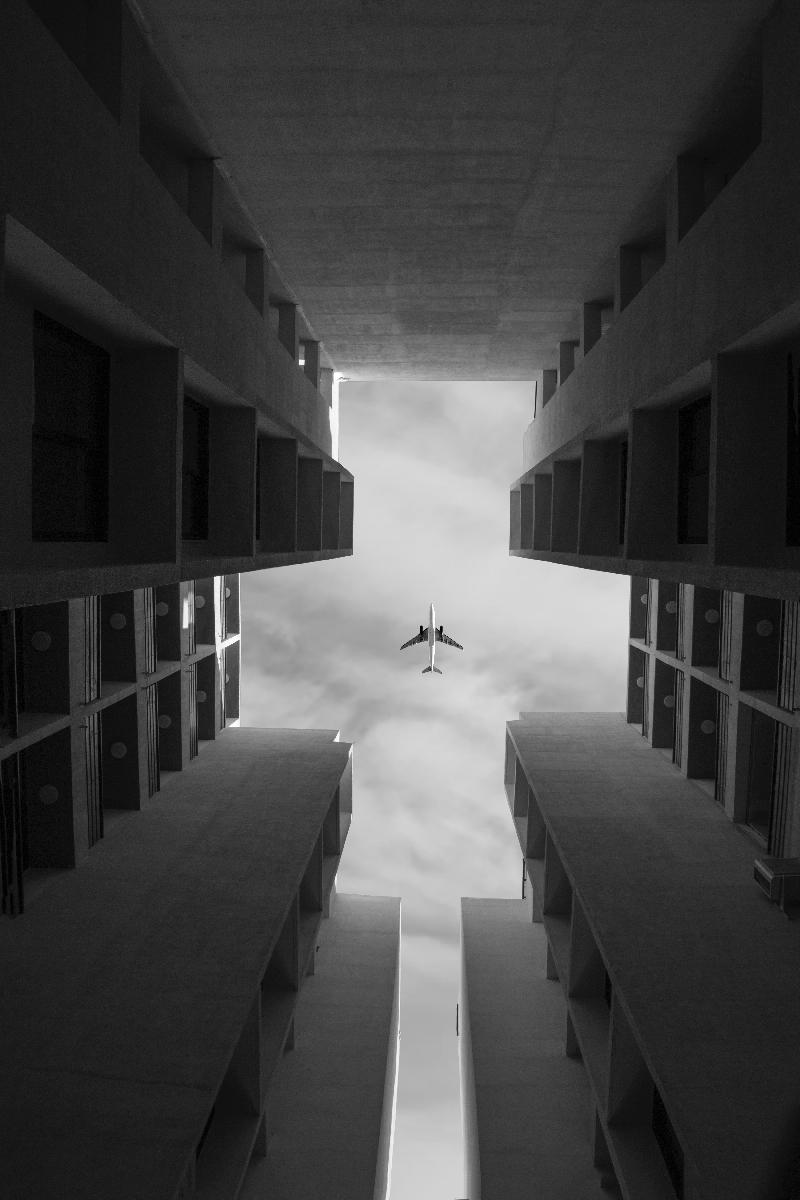
#> input picture airplane.jpg, 800 x 1200 px
$ jupyter execute 'V26 - Otsu threshold.ipynb'   (shell and % lines are left out)   (older library calls are emulated)
#> lines starting #> are read from the running program, lines starting #| are printed output that depends on the picture; after the words box and inside, x2 and y2 are one past the last pixel; in counts of white or black regions, pixels touching at a corner belong together
[cell 1]
import numpy as np
from matplotlib import pyplot as plt
from skimage.io import imread

[cell 2]
im = imread('airplane.jpg')
#> im is the input picture: shape (1200, 800); min 0, max 255, mean 68.1

plt.figure()
plt.imshow(im, cmap=plt.cm.gray)
plt.axis('off')
plt.show()

[cell 3]
plt.figure()
plt.hist(im.flatten(), bins=np.arange(257), normed=True)
plt.show()
#> figure, not shown here; tallest bar 0.0185 high, from x = 27 to 28

## Otsu threshold algorithm:

Given a normed histogram $H = \{h_i\}, i \in [0,255], \sum_{i=0}^{255}{h_i} = 1$:

For each possible threshold $t \in [0,255]$:

* Cut the distribution in two: $H_1 = \{h_i\}, i \in [0,t[$, etc...
* Compute:
    * Class probabilities: $w_1 = \sum_{i=0}^{t-1}{h_i}$, ...
    * Class centroids: $m_1 = \frac{\sum_{i=0}^{t-1}{h_i * i}}{w_1}$, ...
    * Class variances: $\sigma_1 = \frac{\sum_{i=0}^{t-1}{h_i*(i-m_1)^2}}{w_1}$
    * Intra-class variance: $\sigma_{w} = w_1*\sigma_1 + w_2*\sigma_2$
    * Inter-class variance: $\sigma_{b} = w_1*w_2*((m_2-m_1)^2)$
    * Separability: $\lambda = \frac{\sigma_{b}}{\sigma_{w}}$
* Choose $t$ that maximizes $\lambda$

[cell 4]
def otsu_threshold(h):
    h = h*1./h.sum() # Probability histogram

    # Check every possible threshold
    var_within = np.zeros(len(h))
    var_between = np.zeros(len(h))
    sep = np.zeros(len(h))

    for t in range(1,len(h)-1):
        # Class probabilities
        w1 = h[:t].sum()
        w2 = h[t:].sum()
        # Class means
        m1 = (np.arange(0,t)*h[:t]).sum()/w1
        m2 = (np.arange(t,len(h))*h[t:]).sum()/w2
        # Class variances
        s1 = (((np.arange(0,t)-m1)**2)*h[:t]).sum()/w1
        s2 = (((np.arange(t,len(h))-m2)**2)*h[t:]).sum()/w2
        # Intra-class
        sw = w1*s1+w2*s2
        # Inter-class
        sb = w1*w2*((m2-m1)**2)
        # Separability
        var_within[t] = sw
        var_between[t] = sb

    sep[1:-1] = var_between[1:-1]/var_within[1:-1]
    best_t = np.argmax(sep)

    return best_t, var_within, var_between, sep

[cell 5]
h,bins = np.histogram(im.flatten(),range(257))
#> h = 256 values, max 17746 at index 27, min 16 at index 253, mean 3750; bins = 257 values from 0 to 256
plt.figure()
plt.bar(bins[:-1],h,bins[1]-bins[0])
plt.show()
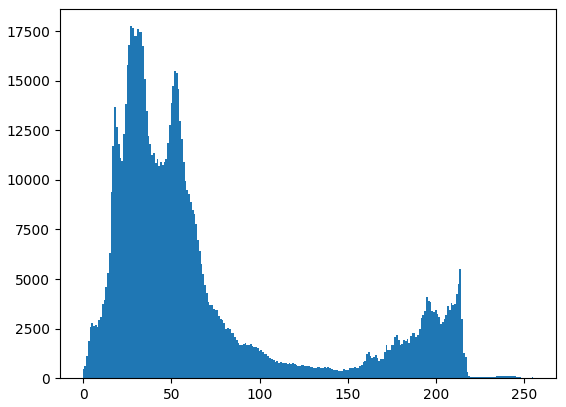
#> figure drawn by matplotlib, 1 panel; tallest bar 17746 high, from x = 26.5 to 27.5

t,vw,vb,sep = otsu_threshold(h)
#> in otsu_threshold, `h = h*1./h.sum()`: h = 256 values, max 0.0185 at index 27, min 1.67e-05 at index 253, mean 0.00391
#> in otsu_threshold, `var_within = np.zeros(len(h))`: var_within = 256 values from 0 to 0
#> the loop in otsu_threshold, `for t in range(1,len(h)-1):` made 254 passes
#> (w1, w2, m1, m2, s1, s2, sw, sb) on passes 1 to 3: (0.00048, 1, 0, 68.18, 0, 3450.1, 3448.5, 2.23), (0.00112, 0.999, 0.572, 68.22, 0.245, 3449.5, 3445.6, 5.13), (0.00226, 0.998, 1.29, 68.3, 0.631, 3448.4, 3440.6, 10.14)
#> after the loop in otsu_threshold, `for t in range(1,len(h)-1):`: var_between = 256 values, max 2941.3 at index 115, min 0 at index 0, mean 1712.2; var_within = 256 values, max 3448.5 at index 1, min 0 at index 0, mean 1711.5
#> in otsu_threshold, `best_t = np.argmax(sep)`: best_t = 115
#> t = 115; vw has the same summary as var_within in otsu_threshold; vb has the same summary as var_between in otsu_threshold; sep = 256 values, max 5.77 at index 115, min 0 at index 0, mean 2.33
print("Otsu threshold : %d"%t)
#| Otsu threshold : 115

plt.figure(figsize=(10,5))
plt.subplot(1,2,1)
plt.imshow(im, cmap=plt.cm.gray, vmin=0, vmax=255)
plt.subplot(1,2,2)
plt.imshow(im>t, cmap=plt.cm.gray)

plt.figure()
plt.subplot(2,1,1)
plt.plot(vw, 'b-')
plt.plot(vb, 'r-')
plt.title('Variance intra (blue) and between (red) class')
plt.subplot(2,1,2)
plt.plot(sep, 'k-')
plt.title('Separability')
plt.show()
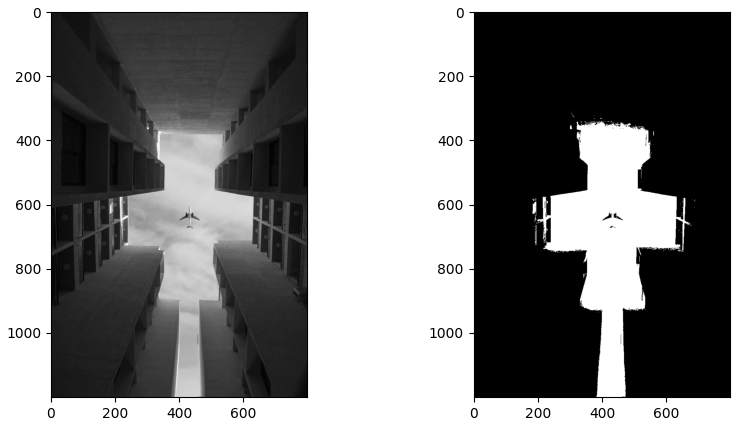
#> figure drawn by matplotlib, 2 panels
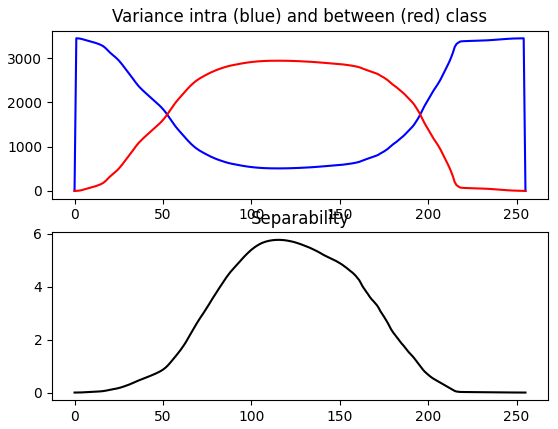
#> figure drawn by matplotlib, 2 panels; panel 1: curve peaks at x = 1, y = 3448.5; panel 1: curve peaks at x = 115, y = 2941.3; panel 2: curve peaks at x = 115, y = 5.77

[cell 6]
from skimage.color import rgb2hsv

def distance_color_space(im, coords):
    refcolor = im[coords[0],coords[1]]
    dmap = np.sqrt(((im-refcolor)**2).sum(axis=2))
    return dmap

im = imread('etretat.jpg')
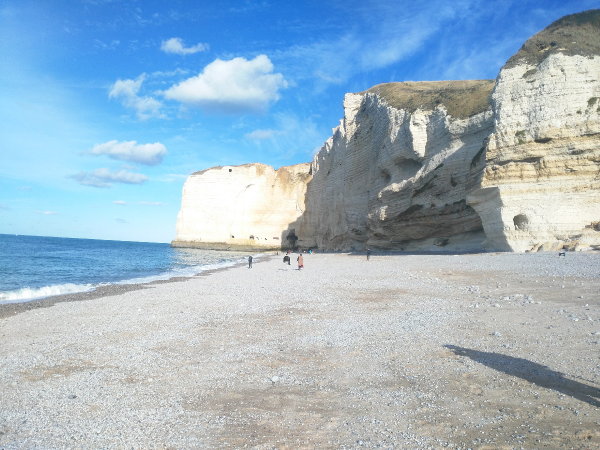
#> input picture etretat.jpg, 1200 x 900 px (shown at 1/2 size)
#> im is the input picture: shape (900, 1200, 3); mean R, G, B 158, 181.4, 198
hsv = rgb2hsv(im)
#> hsv: shape (900, 1200, 3) float64; mean of channels 0, 1, 2 0.386, 0.222, 0.795

coords = (200,600)

dmap = distance_color_space(hsv.astype('float'), coords)
#> in distance_color_space, `refcolor = im[coords[0],coords[1]]`: refcolor = [0.574, 0.579, 0.988]
#> in distance_color_space, `dmap = np.sqrt(((im-refcolor)**2).sum(axis=2))`:
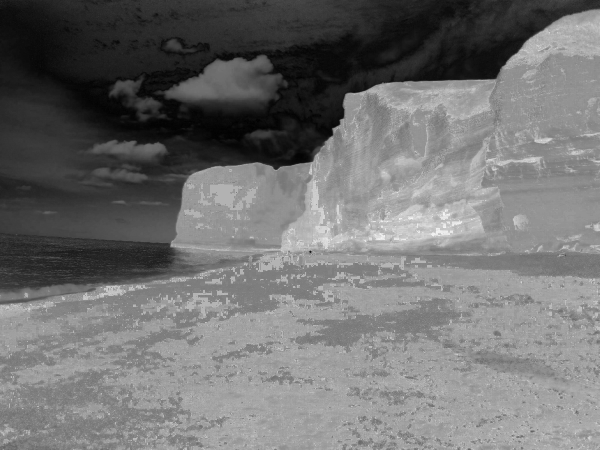
#> dmap: shape (900, 1200) float64 (shown at 1/2 size); min 0, max 1.17, mean 0.52; drawn with min black and max white
h,bins = np.histogram(dmap.flatten(),bins=256)
#> h = 256 values, max 18505 at index 147, min 0 at index 254, mean 4218.8; bins = 257 values from 0 to 1.17

plt.figure()
plt.bar(bins[:-1],h,bins[1]-bins[0])
plt.show()
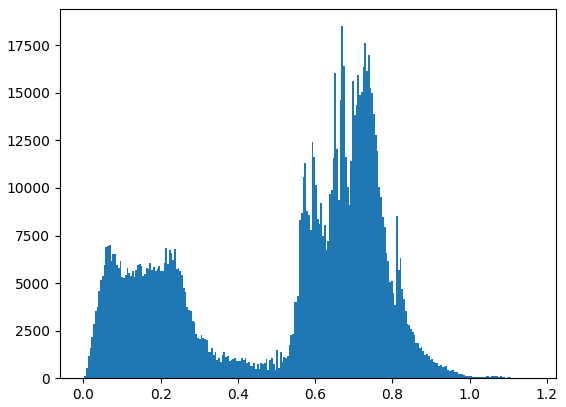
#> figure drawn by matplotlib, 1 panel; tallest bar 18505 high, from x = 0.668 to 0.673

[cell 7]
b,vw,vb,sep = otsu_threshold(h)
#> the loop in otsu_threshold (call 2), `for t in range(1,len(h)-1):` made 254 passes
#> (w1, w2, m1, m2, s1, s2, sw, sb) on passes 1 to 3: (1.85e-05, 1, 0, 113.5, 0, 3302.1, 3302, 0.239), (0.000138, 1, 0.866, 113.5, 0.116, 3301, 3300.5, 1.75), (0.000621, 0.999, 1.75, 113.6, 0.248, 3296.5, 3294.5, 7.77)
t = (bins[b]+bins[b+1])/2
print("Otsu threshold : %.3f"%t)
#| Otsu threshold : 0.440

plt.figure(figsize=(10,5))
plt.subplot(1,2,1)
plt.imshow(im, cmap=plt.cm.gray, vmin=0, vmax=255)
plt.subplot(1,2,2)
plt.imshow(im>t, cmap=plt.cm.gray)

plt.figure()
plt.subplot(2,1,1)
plt.plot(vw, 'b-')
plt.plot(vb, 'r-')
plt.title('Variance intra (blue) and between (red) class')
plt.subplot(2,1,2)
plt.plot(sep, 'k-')
plt.title('Separability')
plt.show()
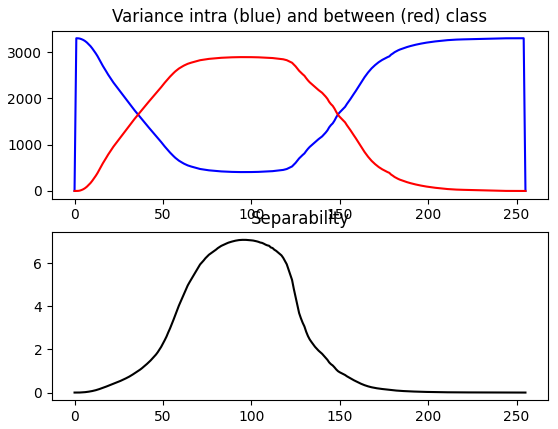
#> figure drawn by matplotlib, 2 panels; panel 1: curve peaks at x = 254, y = 3302.2; panel 1: curve peaks at x = 96, y = 2894.2; panel 2: curve peaks at x = 96, y = 7.09

[cell 8]
from skimage.morphology import opening,closing,disk

mask = dmap>t
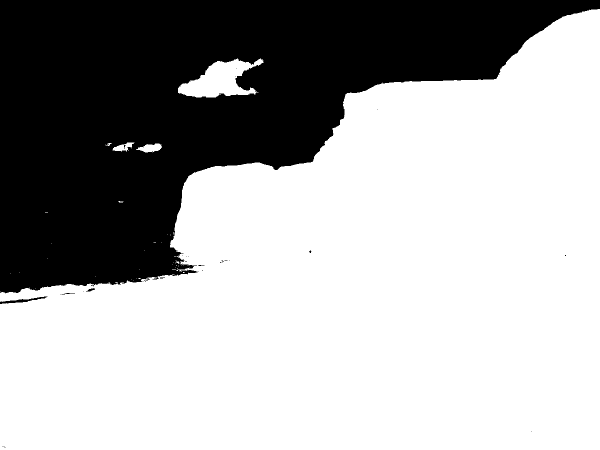
#> mask: shape (900, 1200) bool (shown at 1/2 size); 66.1% white; 38 black regions (34 under 20 px), largest, box (x1, y1, x2, y2) and area: (0, 0, 1200, 587) 365858, (0, 593, 95, 608) 404, (172, 576, 190, 583) 59, (123, 586, 150, 589) 34
mask = closing(opening(mask, disk(5)),disk(5))
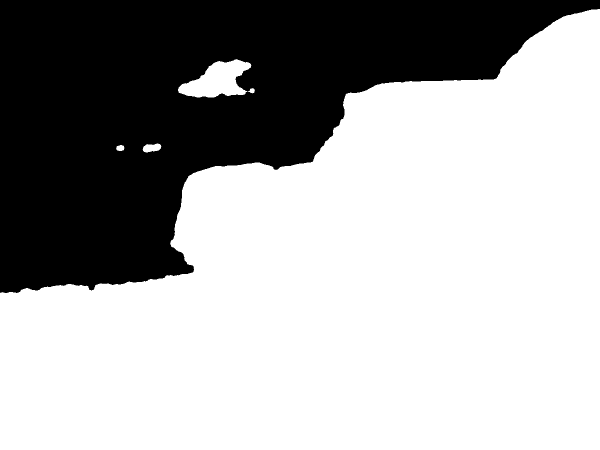
#> mask: shape (900, 1200) bool (shown at 1/2 size); 66% white; 1 black region, box (x1, y1, x2, y2) and area: (0, 0, 1200, 586) 367506

im_m = im.copy()
im_m[mask==False] = 0
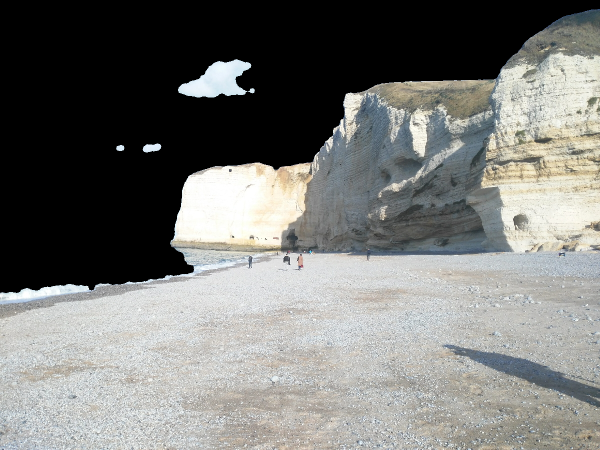
#> im_m: shape (900, 1200, 3) (shown at 1/2 size); mean R, G, B 119.9, 120.5, 117.8

plt.figure()
plt.subplot(1,3,1)
plt.imshow(im, cmap=plt.cm.gray)
plt.subplot(1,3,2)
plt.imshow(mask, cmap=plt.cm.gray)
plt.subplot(1,3,3)
plt.imshow(im_m, cmap=plt.cm.gray)
plt.show()
